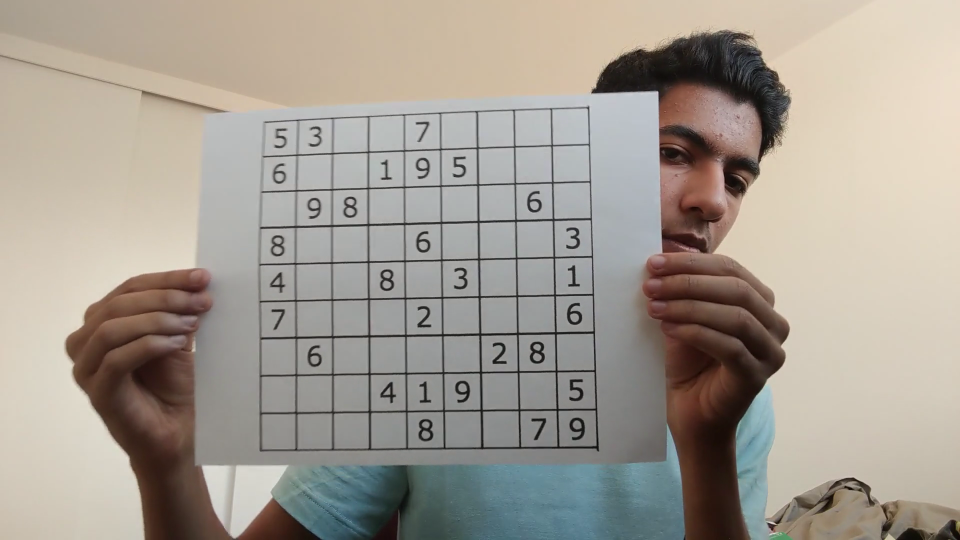
#> input picture frame 19 of breakdown/sudoku.mp4, 1920 x 1080 px (shown at 1/2 size)
$ python corners.py
#> lines starting #> are read from the running program, lines starting #| are printed output that depends on the picture; after the words box and inside, x2 and y2 are one past the last pixel; in counts of white or black regions, pixels touching at a corner belong together
import cv2
import numpy as np


# [5 lines left out: function show, not called in this run]


def process(img):
    kernel = cv2.getStructuringElement(cv2.MORPH_RECT, (2, 2))
    greyscale = img if len(img.shape) == 2 else cv2.cvtColor(img, cv2.COLOR_BGR2GRAY)
    denoise = cv2.GaussianBlur(greyscale, (9, 9), 0)
    thresh = cv2.adaptiveThreshold(
        denoise, 255, cv2.ADAPTIVE_THRESH_GAUSSIAN_C, cv2.THRESH_BINARY, 11, 2
    )
    inverted = cv2.bitwise_not(thresh, 0)
    morph = cv2.morphologyEx(inverted, cv2.MORPH_OPEN, kernel)
    dilated = cv2.dilate(morph, kernel, iterations=1)
    return dilated


def get_corners(img):
    contours, hire = cv2.findContours(img, cv2.RETR_EXTERNAL, cv2.CHAIN_APPROX_SIMPLE)
    contours = sorted(contours, key=lambda x: cv2.contourArea(x), reverse=True)
    largest_contour = np.squeeze(contours[0])

    sums = [sum(i) for i in largest_contour]
    differences = [i[0] - i[1] for i in largest_contour]

    top_left = np.argmin(sums)
    top_right = np.argmax(differences)
    bottom_left = np.argmax(sums)
    bottom_right = np.argmin(differences)

    corners = [
        largest_contour[top_left],
        largest_contour[top_right],
        largest_contour[bottom_left],
        largest_contour[bottom_right],
    ]
    return corners


def display_points(in_img, points, radius=20, color=(0, 0, 255)):
    # https://gist.github.com/mineshpatel1/22e86200eee86ebe3e221343b26fc3f3#file-display_points-py
    img = in_img.copy()

    # Dynamically change to a color image if necessary
    if len(color) == 3:
        if len(img.shape) == 2:
            img = cv2.cvtColor(img, cv2.COLOR_GRAY2BGR)
        elif img.shape[2] == 1:
            img = cv2.cvtColor(img, cv2.COLOR_GRAY2BGR)

    for point in points:
        img = cv2.circle(img, tuple(int(x) for x in point), radius, color, -1)
    return img


def main(path, out_path, framerate, dims):
#> called with path = 'sudoku.mp4', out_path = 'corners.avi', framerate = 30, dims = (1920, 1080)
    cap = cv2.VideoCapture(path)

    fourcc = cv2.VideoWriter_fourcc(*"XVID")
    out = cv2.VideoWriter(out_path, fourcc, framerate, dims)

    while True:
        # Capture frame-by-frame
        ret, frame = cap.read()
#> frame is the input picture: shape (1080, 1920, 3); mean B, G, R 146.5, 156.3, 163.7

        if frame is None:
            break

        processed = process(frame)
#> in process, `greyscale = img if len(img.shape) == 2 else cv2.cvtColor(img, cv2.COLO..`:
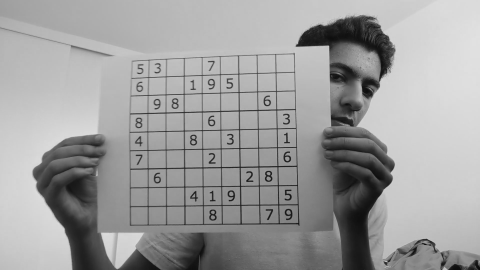
#> greyscale: shape (1080, 1920) (shown at 1/4 size); min 4, max 226, mean 157.4
#> in process, `thresh = cv2.adaptiveThreshold( denoise, 255, cv2.ADAPTIVE_THRESH_GAUS..`:
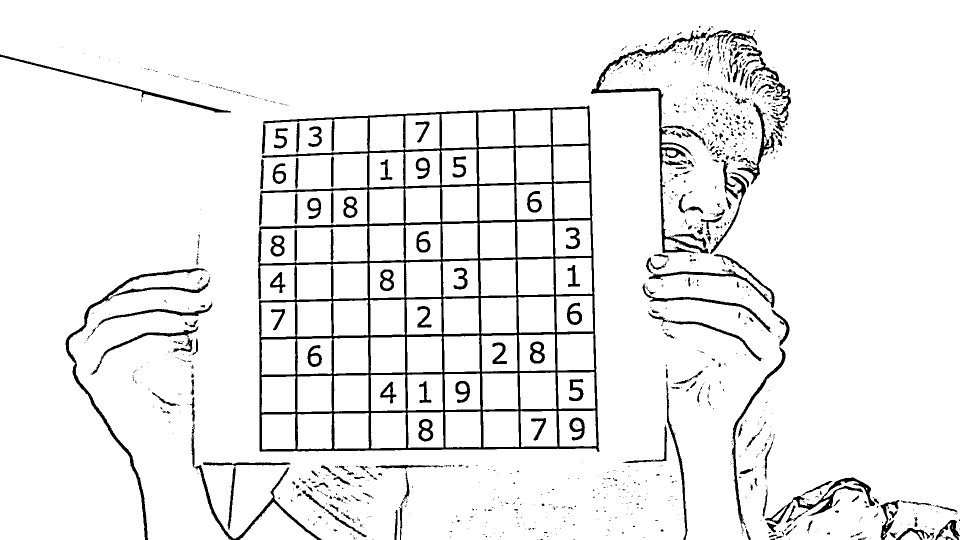
#> thresh: shape (1080, 1920) (shown at 1/2 size); 93.4% white; 1233 black regions (977 under 20 px), largest, box (x1, y1, x2, y2) and area: (516, 211, 1199, 904) 57390, (1182, 61, 1418, 507) 7157, (131, 536, 421, 1080) 5661
#> in process, `inverted = cv2.bitwise_not(thresh, 0)`:
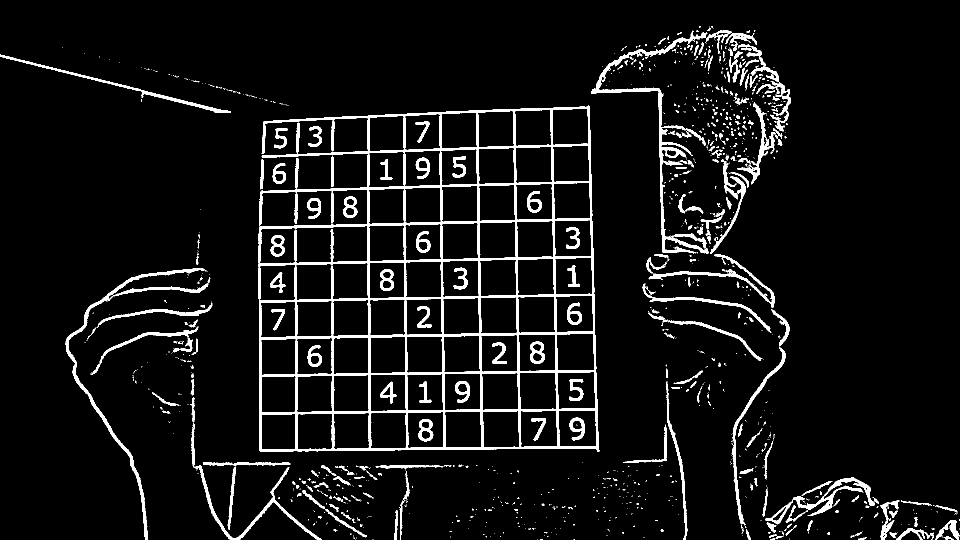
#> inverted: shape (1080, 1920) (shown at 1/2 size); 6.6% white; 1233 white regions (977 under 20 px), largest, box (x1, y1, x2, y2) and area: (516, 211, 1199, 904) 57390, (1182, 61, 1418, 507) 7157, (131, 536, 421, 1080) 5661
#> in process, `dilated = cv2.dilate(morph, kernel, iterations=1)`:
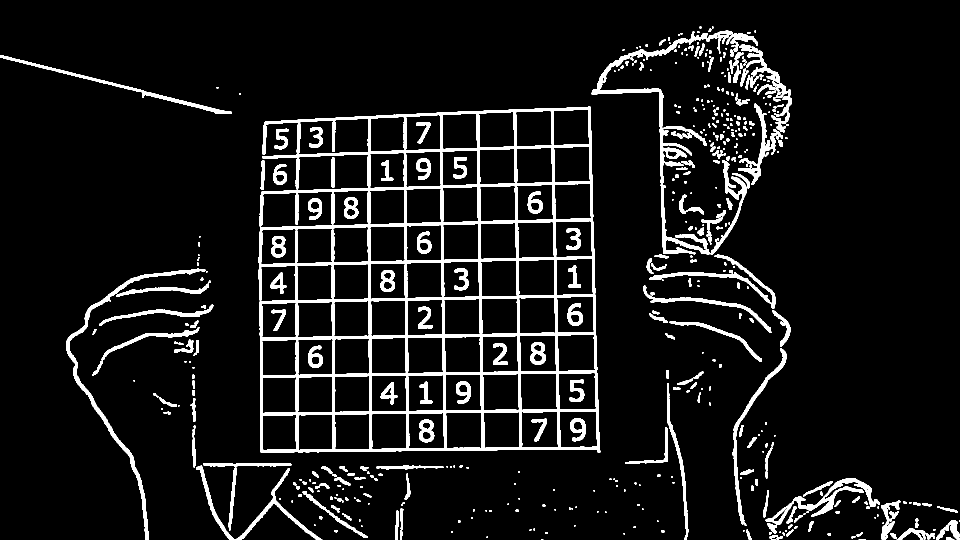
#> dilated: shape (1080, 1920) (shown at 1/2 size); 8.1% white; 507 white regions (199 under 20 px)
        corners = get_corners(processed)
#> in get_corners, `contours, hire = cv2.findContours(img, cv2.RETR_EXTERNAL, cv2.CHAIN_AP..`: contours = 482 contours, 267 with area under 20; largest, box (x1, y1, x2, y2) and area: (517, 212, 1201, 906) 408893, (1183, 61, 1516, 509) 8056, (132, 537, 411, 1080) 4848, (1531, 956, 1760, 1050) 3350, (392, 931, 645, 1080) 2736; hire = 482 rows, first 6: [1, -1, -1, -1], [2, 0, -1, -1], [3, 1, -1, -1], [4, 2, -1, -1], [5, 3, -1, -1], [6, 4, -1, -1]
#> in get_corners, `largest_contour = np.squeeze(contours[0])`: largest_contour = 431 pairs, first value 517 to 1200, second value 212 to 905
#> in get_corners, `sums = [sum(i) for i in largest_contour]`: sums = 431 values, max 2104 at index 368, min 772 at index 69, mean 1190.6
#> in get_corners, `differences = [i[0] - i[1] for i in largest_contour]`: differences = 431 values, max 967 at index 429, min -383 at index 321, mean 320.5
#> in get_corners, `top_left = np.argmin(sums)`: top_left = 69
#> in get_corners, `top_right = np.argmax(differences)`: top_right = 429
#> in get_corners, `bottom_left = np.argmax(sums)`: bottom_left = 368
#> in get_corners, `bottom_right = np.argmin(differences)`: bottom_right = 321
#> in get_corners, `corners = [ largest_contour[top_left], largest_contour[top_right], lar..`: corners = [[528, 244], [1180, 213], [1199, 905], [520, 903]]
#> corners = [[528, 244], [1180, 213], [1199, 905], [520, 903]]
        points = display_points(frame, corners)
#> the loop in display_points, `for point in points:` made 4 passes
#> pass 1, in display_points, `img = cv2.circle(img, tuple(int(x) for x in point), radius, color, -1)`:
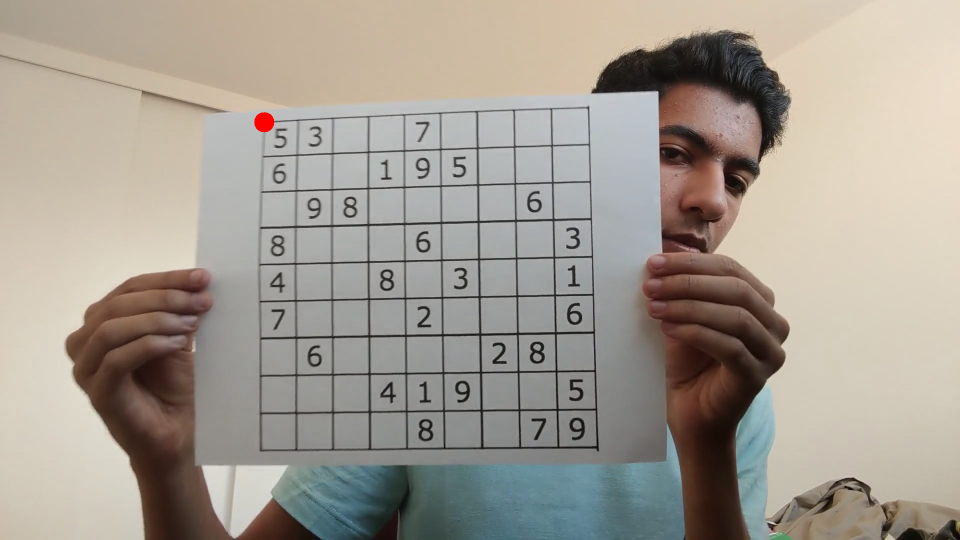
#> img: shape (1080, 1920, 3) (shown at 1/2 size); 0.06% of pixels changed, all inside (x1, y1, x2, y2) = (508, 224, 549, 265)
#> pass 3, in display_points, `img = cv2.circle(img, tuple(int(x) for x in point), radius, color, -1)`:
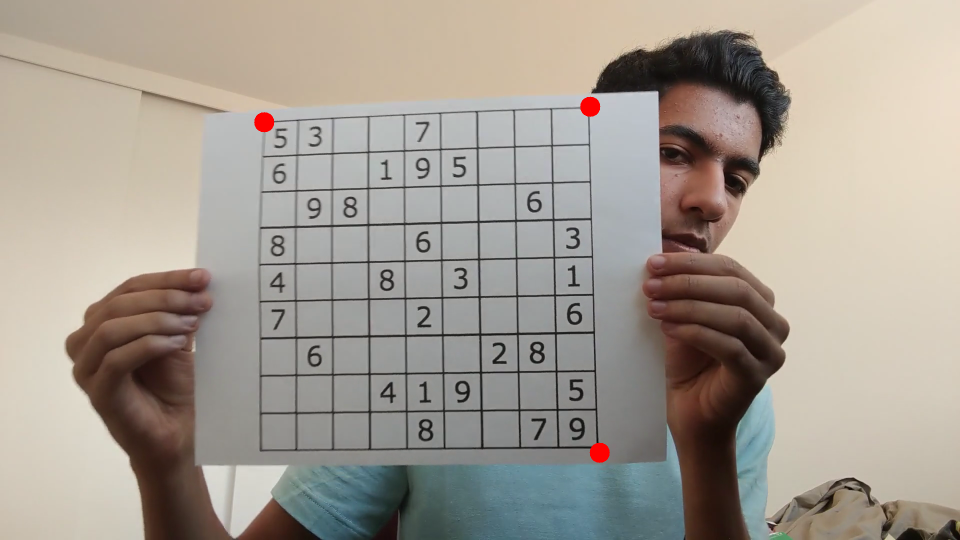
#> img: shape (1080, 1920, 3) (shown at 1/2 size); mean B, G, R 146.3, 156.1, 163.9
#> after the loop in display_points, `for point in points:`:
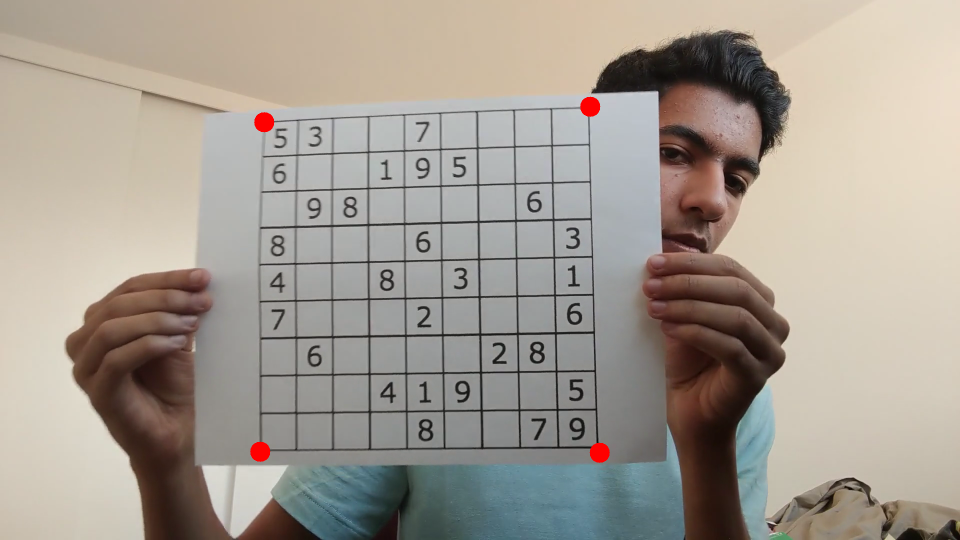
#> img: shape (1080, 1920, 3) (shown at 1/2 size); 0.06% of pixels changed, all inside (x1, y1, x2, y2) = (500, 883, 541, 924)

        out.write(points)
        if cv2.waitKey(1) & 0xFF == ord("q"):
#> (key q is pressed here)
            break

    # When everything done, release the capture
    cap.release()
    cv2.destroyAllWindows()


if __name__ == "__main__":
    main("sudoku.mp4", "corners.avi", 30.0, (1920, 1080))

$ run again, starting later in the video
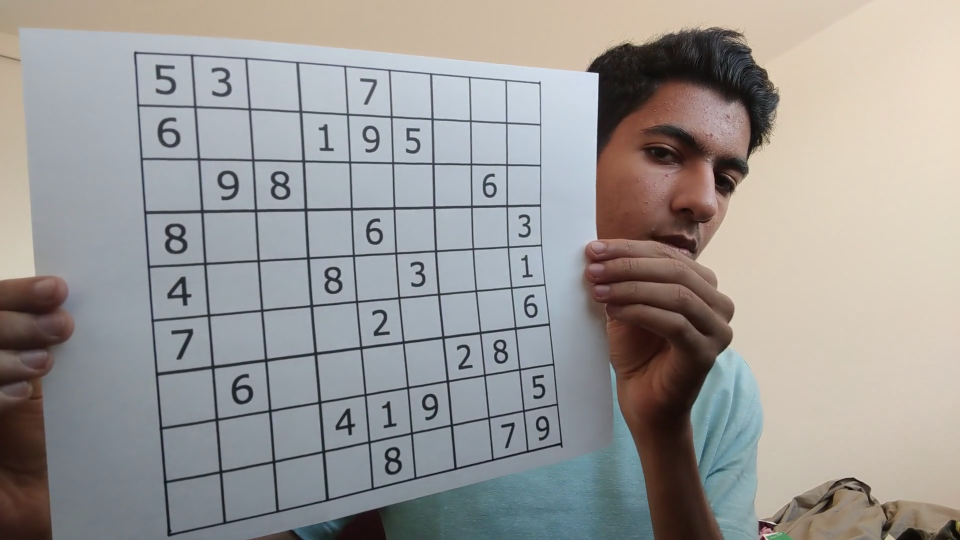
#> input picture frame 87 of breakdown/sudoku.mp4, 1920 x 1080 px (shown at 1/2 size)
#> in main, frame is the input picture: shape (1080, 1920, 3); mean B, G, R 150.4, 152.4, 154.9
#> in process, `thresh = cv2.adaptiveThreshold( denoise, 255, cv2.ADAPTIVE_THRESH_GAUS..`:
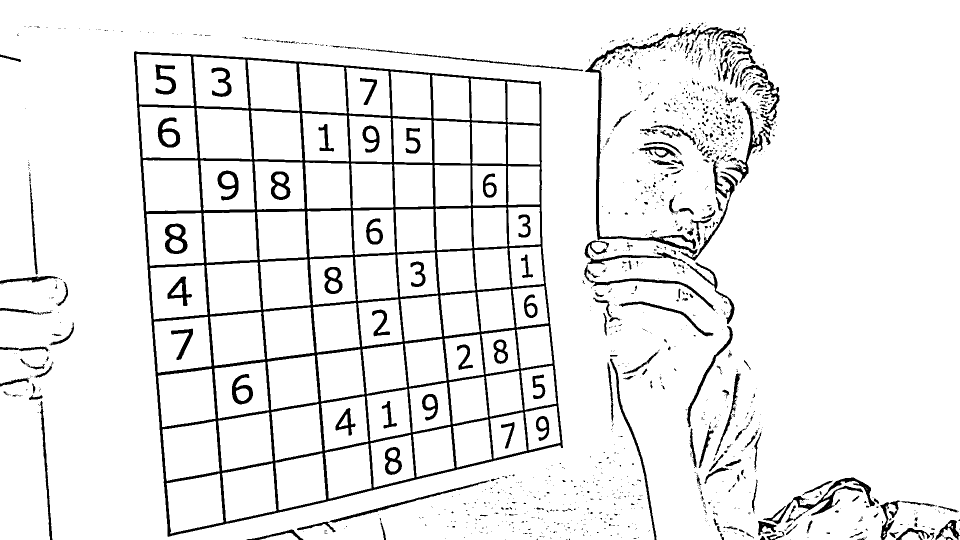
#> thresh: shape (1080, 1920) (shown at 1/2 size); 92.4% white; 1354 black regions (1091 under 20 px), largest, box (x1, y1, x2, y2) and area: (268, 102, 1126, 1074) 77802, (1170, 55, 1395, 513) 5362, (1526, 955, 1750, 1049) 3148
#> morph: shape (1080, 1920); 7.3% white; 646 white regions (383 under 20 px), largest, box (x1, y1, x2, y2) and area: (269, 104, 1127, 1074) 77740, (1172, 56, 1396, 514) 5288, (1587, 956, 1751, 1032) 2415
#> dilated: shape (1080, 1920); 9.2% white; 559 white regions (233 under 20 px)
#> contours = 528 contours, 329 with area under 20; largest, box (x1, y1, x2, y2) and area: (269, 104, 1128, 1075) 682740, (1172, 52, 1461, 523) 6610, (1528, 956, 1760, 1050) 3380, (1454, 204, 1543, 368) 2158, (1481, 131, 1561, 262) 1974; hire = 528 rows, first 6: [1, -1, -1, -1], [2, 0, -1, -1], [3, 1, -1, -1], [4, 2, -1, -1], [5, 3, -1, -1], [6, 4, -1, -1]
#> largest_contour = 741 pairs, first value 269 to 1127, second value 104 to 1074
#> sums = 741 values, max 2024 at index 510, min 374 at index 0, mean 1424.6
#> differences = 741 values, max 919 at index 615, min -738 at index 140, mean -10.93
#> top_left = 0
#> top_right = 615
#> bottom_left = 510
#> bottom_right = 140
#> in get_corners, `corners = [ largest_contour[top_left], largest_contour[top_right], lar..`: corners = [[270, 104], [1083, 164], [1127, 897], [336, 1074]]
#> the loop in display_points, `for point in points:` made 4 passes
#> after the loop in display_points, `for point in points:`:
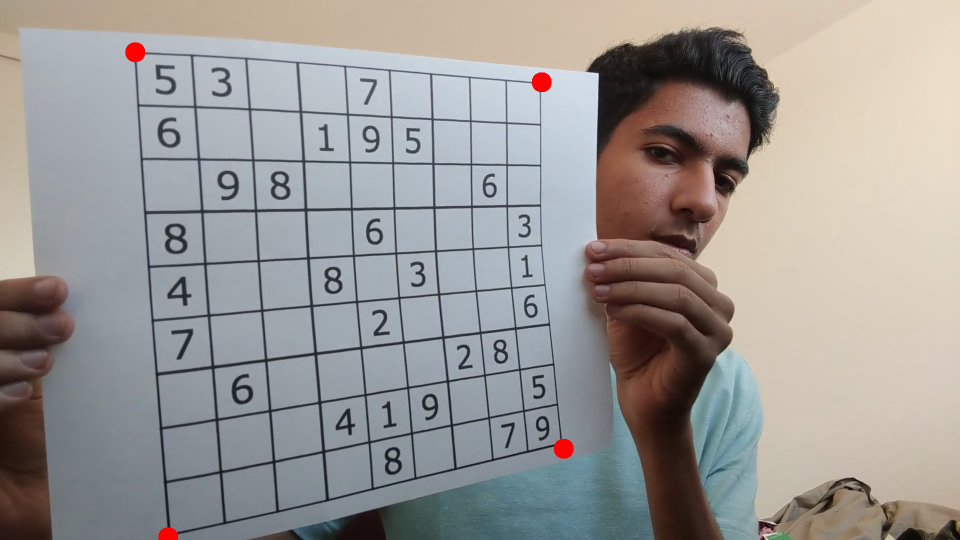
#> img: shape (1080, 1920, 3) (shown at 1/2 size); mean B, G, R 150, 152, 155.1

$ run again, starting later in the video
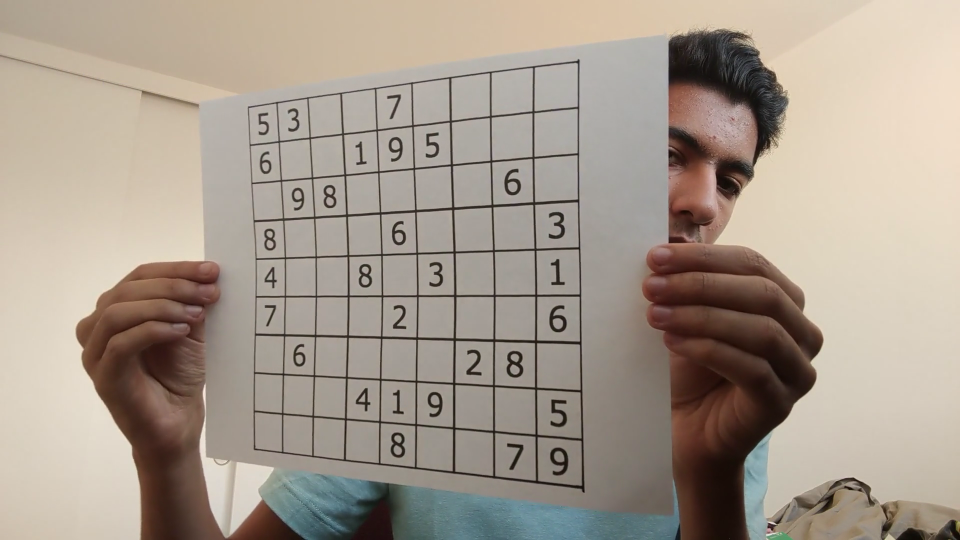
#> input picture frame 155 of breakdown/sudoku.mp4, 1920 x 1080 px (shown at 1/2 size)
#> in main, frame is the input picture: shape (1080, 1920, 3); mean B, G, R 141.7, 154.2, 165.9
#> in process, `thresh = cv2.adaptiveThreshold( denoise, 255, cv2.ADAPTIVE_THRESH_GAUS..`:
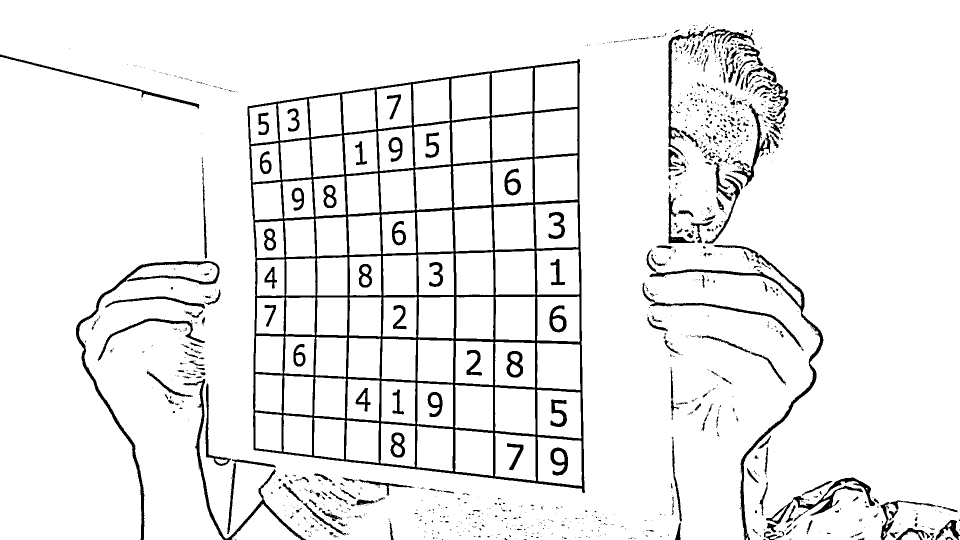
#> thresh: shape (1080, 1920) (shown at 1/2 size); 93.2% white; 1196 black regions (938 under 20 px), largest, box (x1, y1, x2, y2) and area: (495, 118, 1170, 986) 63167, (1293, 490, 1647, 1080) 6550, (152, 522, 439, 1080) 5676
#> morph: shape (1080, 1920); 6.6% white; 619 white regions (365 under 20 px), largest, box (x1, y1, x2, y2) and area: (496, 119, 1171, 987) 63069, (1300, 491, 1648, 1080) 6208, (153, 523, 440, 1080) 5626
#> dilated: shape (1080, 1920); 8.4% white; 550 white regions (220 under 20 px)
#> contours = 518 contours, 307 with area under 20; largest, box (x1, y1, x2, y2) and area: (496, 119, 1172, 988) 509628, (153, 523, 441, 1080) 10112, (1300, 491, 1649, 1080) 6630, (368, 759, 613, 1080) 3711, (1587, 956, 1760, 1033) 2602; hire = 518 rows, first 6: [1, -1, -1, -1], [2, 0, -1, -1], [3, 1, -1, -1], [4, 2, -1, -1], [5, 3, -1, -1], [6, 4, -1, -1]
#> largest_contour = 463 pairs, first value 496 to 1171, second value 119 to 987
#> sums = 463 values, max 2157 at index 422, min 710 at index 184, mean 1333.4
#> differences = 463 values, max 1041 at index 462, min -393 at index 263, mean 269.4
#> top_left = 184
#> top_right = 462
#> bottom_left = 422
#> bottom_right = 263
#> in get_corners, `corners = [ largest_contour[top_left], largest_contour[top_right], lar..`: corners = [[497, 213], [1160, 119], [1170, 987], [508, 901]]
#> the loop in display_points, `for point in points:` made 4 passes
#> after the loop in display_points, `for point in points:`:
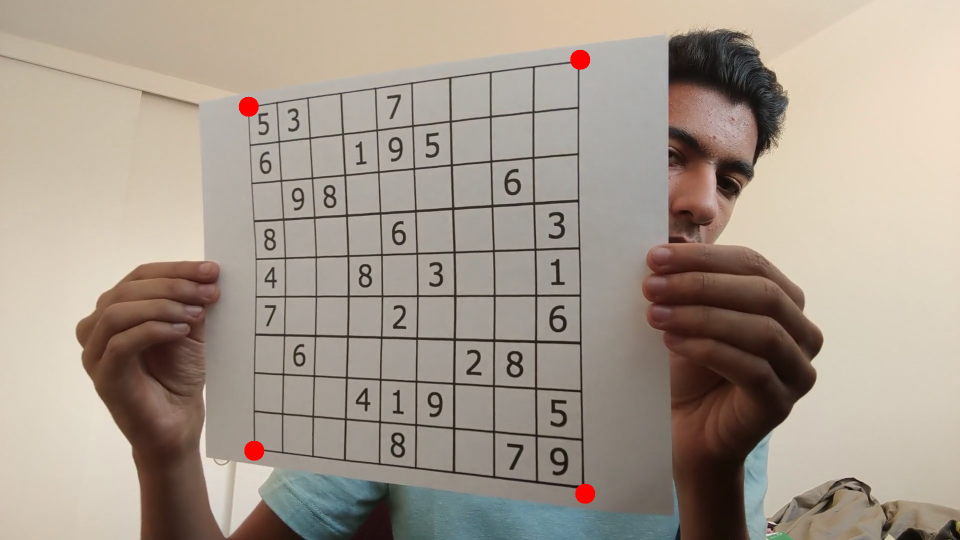
#> img: shape (1080, 1920, 3) (shown at 1/2 size); mean B, G, R 141.3, 153.8, 166.1
